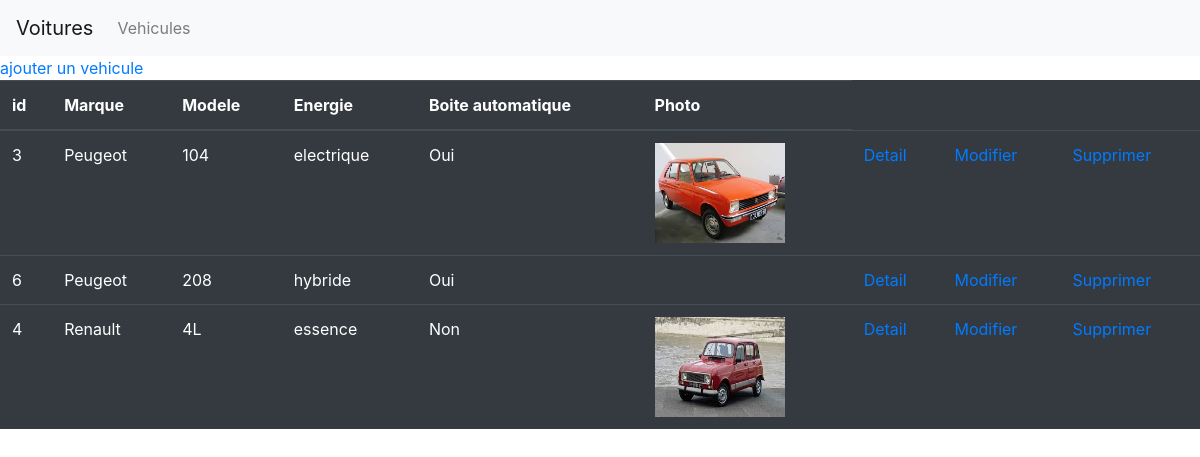
Screenshot of /index.php?controller=default&action=home with the database file from the repository.
### tables this page shows
CREATE TABLE `vehicule` (
  `id` int(11) NOT NULL AUTO_INCREMENT,
  `marque` varchar(50) NOT NULL,
  `modele` varchar(50) NOT NULL,
  `energie` varchar(50) DEFAULT NULL,
  `boiteauto` tinyint(4) DEFAULT NULL,
  `image` varchar(50) DEFAULT NULL,
  PRIMARY KEY (`id`),
  UNIQUE KEY `id_UNIQUE` (`id`)
);

### controller/vehiculeController.php (called while the page is built, shortened)
<?php
 class VehiculeController{
    public function afficheVehicules()
    {
       $vehiculeManager = new VehiculeManager();
       $mesVehicules= $vehiculeManager->getAllVehicules();
        require 'view/vehicules.php';
    }
    }
?>

### controller/DefaultController.php (called while the page is built)
<?php
class DefaultController{
    public function home()
    {
         $vehiculeController = new VehiculeController;
         $vehiculeController->afficheVehicules();
    }
}
?>

### model/Manager/dbManager.php (called while the page is built, shortened)
<?php
    class DbManager{
        private $host = 'localhost';
        private $dbName = 'voiture';
        private $username = 'root';
        private $password = '';
        public function __construct()
        {
            try {
                $this->bdd = new PDO('mysql:host='.$this->host.'; dbname='. $this->dbName , $this->username, $this->password);
            }
            catch(Exception $e) {
                die('Erreur '.$e->getMessage());
            }
        }
    }
?>

### model/Manager/vehiculeManager.php (called while the page is built, shortened)
<?php
    class VehiculeManager extends  DbManager{
        public function getAllVehicules(){
            $vehicules=[];
            $query = $this->bdd->prepare('SELECT * FROM vehicule order by marque,modele');
            $query->execute();
            $fetchRes = $query->fetchAll();
            foreach($fetchRes as $ligne){
                $vehicules[]=new Vehicule($ligne['id'],$ligne['marque'],$ligne['modele'],$ligne['energie'],$ligne['boiteauto'],$ligne['image']);
            }
            return $vehicules;
        }
    }
?>

### model/class/vehicule.php (called while the page is built, shortened)
<?php
    class Vehicule{
        private $id;
        private $marque;
        private $modele;
        private $energie;
        private $boiteauto;
        private $image;
        public function __construct($id=null, $marque=null, $modele=null, $energie=null, $boiteauto=null, $image=null)
        {
            $this->id = $id;
            $this->marque = $marque;
            $this->modele = $modele;
            $this->energie = $energie;
            $this->boiteauto = $boiteauto;
            $this->image = $image;
        }
        public function getId()
        {
                return $this->id;
        }
        public function getMarque()
        {
                return $this->marque;
        }
        public function getModele()
        {
                return $this->modele;
        }
        public function getEnergie()
        {
                return $this->energie;
        }
        public function getBoiteauto()
        {
                return $this->boiteauto;
        }
        public function getImage()
        {
                return $this->image;
        }
    }
?>

### view/vehicules.php (the view)
<a href="index.php?controller=vehicule&action=addformvehicule">ajouter un vehicule</a>
  <table class="table table-dark">
      <thead>
          <tr>
          <th scope="col">id</th>
          <th scope="col">Marque</th>
          <th scope="col">Modele</th>
          <th scope="col">Energie</th>
          <th scope="col">Boite automatique</th>
          <th scope="col">Photo</th>
          </tr>
      </thead>
      <tbody>
          <?php
              foreach ($mesVehicules as $vehicule) {
                  ?>
                  <tr>
                  <td><?php echo($vehicule->getId()); ?></td>
                  <td><?php echo($vehicule->getMarque()); ?></td>
                  <td><?php echo($vehicule->getModele()); ?></td>
                  <td><?php echo($vehicule->getEnergie()); ?></td>
                  <td><?php echo($vehicule->getboiteauto() ? "Oui" : "Non") ?></td>
                  <?php
                    if($vehicule->getimage()!=""){
                        ?>
                         <td><img  height="100" width="130" src="<?php echo('view/telechargement/'.$vehicule->getimage()); ?>"/></td>
                    <?php
                    }
                    else{
                        ?>
                        <td></td>
                    <?php
                    }
                   ?>
                  <td>
                  <a href="index.php?controller=vehicule&action=editvehicule&id=<?php echo $vehicule->getId()?>">Detail</a>
                  </td>
                  <td>
                  <a href="index.php?controller=vehicule&action=modifformvehicule&id=<?php echo $vehicule->getId()?>">Modifier</a>
                  </td>
                  <td>
                  <a href="index.php?controller=vehicule&action=supprvehicule&id=<?php echo $vehicule->getId()?>">Supprimer</a>
                  </td>
              </tr>
           <?php
              }
             ?>
      </tbody>
  </table>

### view/menu.php (shortened to what this page needs)
<!DOCTYPE html>
<html lang="en">
    <head>
       <link rel="stylesheet" href="https://stackpath.bootstrapcdn.com/bootstrap/4.5.0/css/bootstrap.min.css">
    </head>
    <body>
    <nav class="navbar navbar-expand-lg navbar-light bg-light">
        <a class="navbar-brand" href="#">Voitures</a>
        <div class="collapse navbar-collapse" id="navbarNav">
            <ul class="navbar-nav">
            <li class="nav-item">
                <a class="nav-link" href="index.php?controller=default&action=home"> Vehicules </a>
            </li>
        </div>
    </nav>
</body>
</html>

### index.php (shortened to what this page needs)
<?php
    require_once('view/menu.php');
    if($_GET['controller'] === 'default' && $_GET['action'] === 'home'){
        $vehiculeController = new DefaultController();
        $vehiculeController->home();
    }
?>

### rows the page displays
vehicule: id "3", marque "Peugeot", modele "104", energie "electrique", boiteauto "Oui", image (picture)
vehicule: id "6", marque "Peugeot", modele "208", energie "hybride", boiteauto "Oui"
vehicule: id "4", marque "Renault", modele "4L", energie "essence", boiteauto "Non", image (picture)
